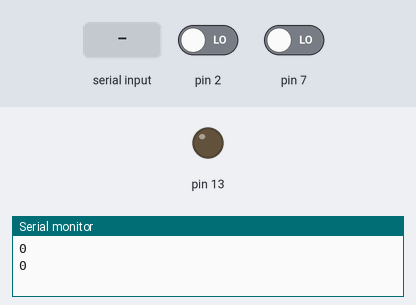
Simulated run of this sketch. Board: Arduino Uno, built with avr-gcc and run on an emulated ATmega328P. Shown: output pins drawn as LEDs (lit = HIGH), the last lines printed to the serial monitor. Inputs (shaded band) come from the test bench; at power-on: pin 2 LOW, pin 7 LOW.

Above: at 2.0 s.
2.1 s: "2" received over Serial
At 3.3 s:
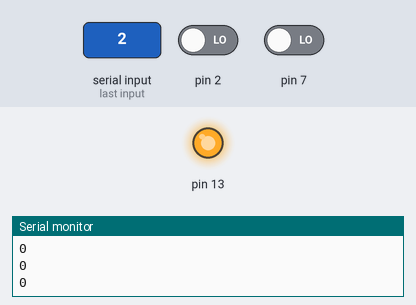
4.5 s: "3" received over Serial
At 6.8 s:
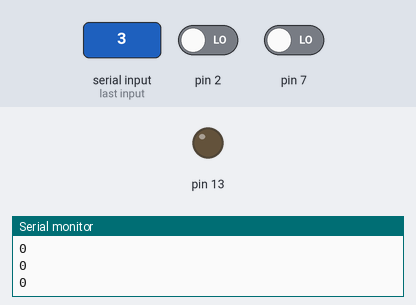
Timing chart, 0 to 8.3 s (numbered marks = the images above; inputs shaded):
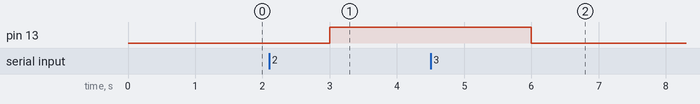

Measured:
- after the input at 2.1 s, pin 13: LOW → HIGH after 0.90 s
- after the input at 4.5 s, pin 13: HIGH → LOW after 1.5 s

The sketch:

arduinoWithMicroservice.ino
```cpp
char c;

void setup() {
     pinMode(7,INPUT);
     pinMode(2,INPUT);

     pinMode(13,OUTPUT);

     Serial.begin(9600);
     c='4';
}

void loop() {
      int lum=digitalRead(7);
      int mouv=digitalRead(2);

      int se=mouv+lum;
      Serial.println(se);
        delay(1000);


      if(c=='4'){
        readfrom();
      }

      if(c=='2'){
        digitalWrite(13,HIGH);

        readfrom();

      }
      else{
        if(c=='3'){

          digitalWrite(13,LOW);

        readfrom();


        }
      }
                 //if light is not present,LED on


}

void readfrom(){
    while (Serial.available()) {
    c = Serial.read();

    //Serial.println(c);
    if(c=='2'){

        break;
    }
    else{
      if(c=='3'){

        break;
      }
      else{
        c='4';

        break;


      }

    }
    delay(50);
  }
}
```
